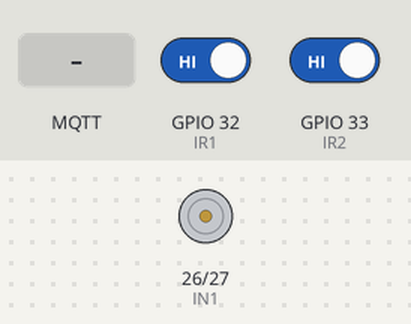
Recording of a sketch running on a simulated ESP32. Parts: motor-driver pin pairs drawn as motors (green arrow = first pin HIGH = forward, orange = second pin HIGH = backward, longer = more drive, scaled by the enable pin). The test bench sets the inputs (shaded band); at power-on: GPIO 33 (IR2) HIGH, GPIO 32 (IR1) HIGH. WiFi joins after 1.5 s; servers stay silent unless stated; random numbers use the default seed unless the sketch sets one; no MQTT or app messages arrive unless stated; what the sketch prints to the serial monitor is not drawn.

Above: at 2.7 s.
2.8 s: MQTT message "OPEN" arrives on the first subscribed topic
At 3.4 s:
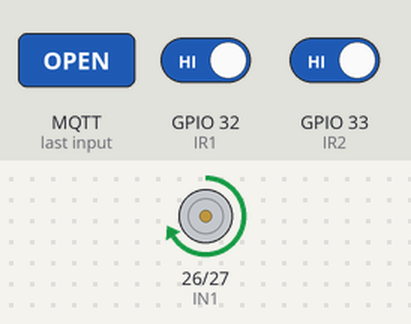
4.3 s: MQTT message "CLOSE" arrives on the first subscribed topic
At 4.6 s:
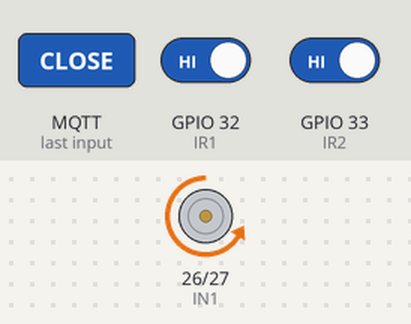
5.8 s: GPIO 33 (IR2) driven LOW
At 6.9 s:
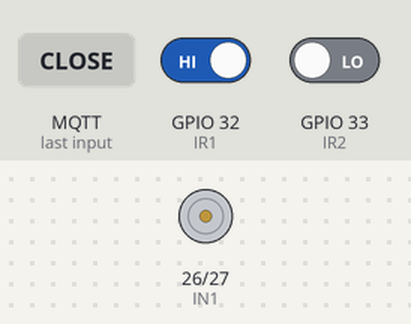
Timing chart, 0 to 8.8 s (numbered marks = the images above; inputs shaded):
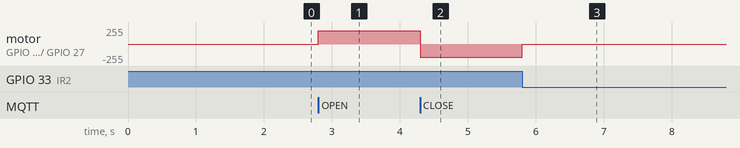

Measured:
- after the input at 2.8 s, motor on GPIO 26 (IN1) / GPIO 27 (IN2): stopped → forward 200/255 at once
- after the input at 4.3 s, motor on GPIO 26 (IN1) / GPIO 27 (IN2): forward 200/255 → backward 200/255 at once
- after the input at 5.8 s, motor on GPIO 26 (IN1) / GPIO 27 (IN2): backward 200/255 → stopped at once

The sketch:

AutoDoor.ino
```cpp
/*
  Smart Door Control System using ESP32 & HiveMQ
  IoT Engineer Configuration
*/

#include <WiFi.h>
#include <PubSubClient.h>

// بيانات شبكة الواي فاي
const char* ssid = "YOUR_WIFI_NAME_HERE";
const char* password = "YOUR_WIFI_PASSWORD_HERE";

// إعدادات HiveMQ
const char* mqtt_server = "broker.hivemq.com";
const int mqtt_port = 1883; // منفذ TCP القياسي للـ ESP32

// مواضيع MQTT (يجب أن تتطابق مع الموجودة في صفحة الويب)
const char* topicCmd = "MySmartDoor_102030/cmd";
const char* topicStatus = "MySmartDoor_102030/status";

// تعريف أطراف التوصيل حسب الجدول المطلوب
#define ENA 14 // التحكم بالسرعة
#define IN1 26 // التحكم بالاتجاه 1
#define IN2 27 // التحكم بالاتجاه 2

#define IR1 32 // حساس الدخول / البداية
#define IR2 33 // حساس النهاية / التوقف

WiFiClient espClient;
PubSubClient client(espClient);

// متغيرات حالة الباب
enum DoorState { STOPPED, OPENING, CLOSING };
DoorState currentState = STOPPED;

// إعداد السرعة (من 0 إلى 255)
const int motorSpeed = 200;

void setup_wifi() {
  delay(10);
  Serial.println();
  Serial.print("Connecting to ");
  Serial.println(ssid);

  WiFi.begin(ssid, password);

  while (WiFi.status() != WL_CONNECTED) {
    delay(500);
    Serial.print(".");
  }

  Serial.println("");
  Serial.println("WiFi connected");
  Serial.println("IP address: ");
  Serial.println(WiFi.localIP());
}

// دالة استقبال الأوامر من الويب
void callback(char* topic, byte* payload, unsigned int length) {
  String message;
  for (unsigned int i = 0; i < length; i++) {
    message += (char)payload[i];
  }

  Serial.print("Message arrived on topic: ");
  Serial.print(topic);
  Serial.print(". Message: ");
  Serial.println(message);

  if (message == "OPEN") {
    openDoor();
  } else if (message == "CLOSE") {
    closeDoor();
  } else if (message == "STOP") {
    stopDoor();
  }
}

void reconnect() {
  while (!client.connected()) {
    Serial.print("Attempting MQTT connection...");
    // إنشاء ID عشوائي للـ ESP32
    String clientId = "ESP32Client-";
    clientId += String(random(0xffff), HEX);

    if (client.connect(clientId.c_str())) {
      Serial.println("connected");
      // الاشتراك في موضوع الأوامر
      client.subscribe(topicCmd);
      client.publish(topicStatus, "ESP32 Connected");
    } else {
      Serial.print("failed, rc=");
      Serial.print(client.state());
      Serial.println(" try again in 5 seconds");
      delay(5000);
    }
  }
}

void setup() {
  Serial.begin(115200);

  // إعداد دبابيس المحرك
  pinMode(ENA, OUTPUT);
  pinMode(IN1, OUTPUT);
  pinMode(IN2, OUTPUT);

  // إيقاف المحرك كحالة افتراضية
  digitalWrite(IN1, LOW);
  digitalWrite(IN2, LOW);
  analogWrite(ENA, 0);

  // إعداد دبابيس الحساسات
  pinMode(IR1, INPUT);
  pinMode(IR2, INPUT);

  setup_wifi();
  client.setServer(mqtt_server, mqtt_port);
  client.setCallback(callback);
}

void openDoor() {
  if(currentState == OPENING) return;

  Serial.println("Command: OPENING DOOR");
  digitalWrite(IN1, HIGH);
  digitalWrite(IN2, LOW);
  analogWrite(ENA, motorSpeed);

  currentState = OPENING;
  client.publish(topicStatus, "OPENING");
}

void closeDoor() {
  if(currentState == CLOSING) return;

  Serial.println("Command: CLOSING DOOR");
  digitalWrite(IN1, LOW);
  digitalWrite(IN2, HIGH);
  analogWrite(ENA, motorSpeed);

  currentState = CLOSING;
  client.publish(topicStatus, "CLOSING");
}

void stopDoor() {
  Serial.println("Command: STOPPING DOOR");
  digitalWrite(IN1, LOW);
  digitalWrite(IN2, LOW);
  analogWrite(ENA, 0);

  currentState = STOPPED;
  client.publish(topicStatus, "STOPPED");
}

void loop() {
  if (!client.connected()) {
    reconnect();
  }
  client.loop(); // إبقاء الاتصال نشطاً لمعالجة الرسائل

  // قراءة الحساسات (غالباً الحساس يعطي LOW عند اكتشاف عائق)
  // يرجى التحقق إذا كان الحساس الخاص بك يعطي HIGH أم LOW عند الاكتشاف وتعديله إذا لزم الأمر
  int ir1State = digitalRead(IR1);
  int ir2State = digitalRead(IR2);

  // منطق حساس الفتح (IR1)
  if (currentState == OPENING) {
    if (ir1State == LOW) { // إذا وصل الباب إلى حساس البداية
      Serial.println("Sensor 1 Triggered: Door Fully Opened");
      digitalWrite(IN1, LOW);
      digitalWrite(IN2, LOW);
      analogWrite(ENA, 0);
      currentState = STOPPED;
      client.publish(topicStatus, "OPENED");
      delay(1000); // تأخير بسيط لمنع التكرار المستمر
    }
  }

  // منطق حساس الغلق (IR2)
  if (currentState == CLOSING) {
    if (ir2State == LOW) { // إذا وصل الباب إلى حساس النهاية
      Serial.println("Sensor 2 Triggered: Door Fully Closed");
      digitalWrite(IN1, LOW);
      digitalWrite(IN2, LOW);
      analogWrite(ENA, 0);
      currentState = STOPPED;
      client.publish(topicStatus, "CLOSED");
      delay(1000); // تأخير بسيط لمنع التكرار المستمر
    }
  }
}
```
